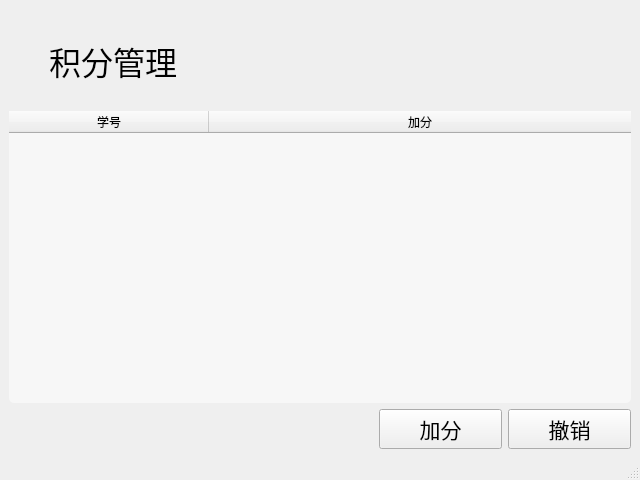
<?xml version="1.0" encoding="UTF-8"?>
<ui version="4.0">
 <class>AddScore</class>
 <widget class="QMainWindow" name="AddScore">
  <property name="geometry">
   <rect>
    <x>0</x>
    <y>0</y>
    <width>640</width>
    <height>480</height>
   </rect>
  </property>
  <property name="windowTitle">
   <string>MainWindow</string>
  </property>
  <property name="styleSheet">
   <string notr="true">QMainWindow
{
	border-image:url(:/window.png);
}</string>
  </property>
  <widget class="QWidget" name="centralwidget">
   <layout class="QVBoxLayout" name="verticalLayout">
    <item>
     <layout class="QHBoxLayout" name="horizontalLayout">
      <item>
       <spacer name="horizontalSpacer">
        <property name="orientation">
         <enum>Qt::Horizontal</enum>
        </property>
        <property name="sizeHint" stdset="0">
         <size>
          <width>40</width>
          <height>20</height>
         </size>
        </property>
       </spacer>
      </item>
      <item>
       <widget class="QPushButton" name="hideButton">
        <property name="sizePolicy">
         <sizepolicy hsizetype="Preferred" vsizetype="Preferred">
          <horstretch>0</horstretch>
          <verstretch>0</verstretch>
         </sizepolicy>
        </property>
        <property name="text">
         <string/>
        </property>
        <property name="icon">
         <iconset resource="res.qrc">
          <normaloff>:/icons/zoom.png</normaloff>:/icons/zoom.png</iconset>
        </property>
        <property name="iconSize">
         <size>
          <width>25</width>
          <height>25</height>
         </size>
        </property>
        <property name="flat">
         <bool>true</bool>
        </property>
       </widget>
      </item>
      <item>
       <spacer name="horizontalSpacer_2">
        <property name="orientation">
         <enum>Qt::Horizontal</enum>
        </property>
        <property name="sizeType">
         <enum>QSizePolicy::Fixed</enum>
        </property>
        <property name="sizeHint" stdset="0">
         <size>
          <width>15</width>
          <height>20</height>
         </size>
        </property>
       </spacer>
      </item>
      <item>
       <widget class="QPushButton" name="closeButton">
        <property name="sizePolicy">
         <sizepolicy hsizetype="Minimum" vsizetype="Minimum">
          <horstretch>0</horstretch>
          <verstretch>0</verstretch>
         </sizepolicy>
        </property>
        <property name="text">
         <string/>
        </property>
        <property name="icon">
         <iconset resource="res.qrc">
          <normaloff>:/icons/close.png</normaloff>:/icons/close.png</iconset>
        </property>
        <property name="iconSize">
         <size>
          <width>25</width>
          <height>25</height>
         </size>
        </property>
        <property name="flat">
         <bool>true</bool>
        </property>
       </widget>
      </item>
      <item>
       <spacer name="horizontalSpacer_3">
        <property name="orientation">
         <enum>Qt::Horizontal</enum>
        </property>
        <property name="sizeType">
         <enum>QSizePolicy::Fixed</enum>
        </property>
        <property name="sizeHint" stdset="0">
         <size>
          <width>10</width>
          <height>20</height>
         </size>
        </property>
       </spacer>
      </item>
     </layout>
    </item>
    <item>
     <layout class="QHBoxLayout" name="horizontalLayout_2" stretch="0,0,3">
      <property name="topMargin">
       <number>0</number>
      </property>
      <item>
       <spacer name="horizontalSpacer_5">
        <property name="orientation">
         <enum>Qt::Horizontal</enum>
        </property>
        <property name="sizeHint" stdset="0">
         <size>
          <width>40</width>
          <height>20</height>
         </size>
        </property>
       </spacer>
      </item>
      <item>
       <widget class="QLabel" name="label">
        <property name="font">
         <font>
          <pointsize>24</pointsize>
         </font>
        </property>
        <property name="text">
         <string>积分管理</string>
        </property>
       </widget>
      </item>
      <item>
       <spacer name="horizontalSpacer_4">
        <property name="orientation">
         <enum>Qt::Horizontal</enum>
        </property>
        <property name="sizeHint" stdset="0">
         <size>
          <width>40</width>
          <height>20</height>
         </size>
        </property>
       </spacer>
      </item>
     </layout>
    </item>
    <item>
     <layout class="QVBoxLayout" name="verticalLayout_2">
      <property name="topMargin">
       <number>20</number>
      </property>
     </layout>
    </item>
    <item>
     <widget class="QTableWidget" name="nameTableWidget">
      <property name="styleSheet">
       <string notr="true">QTableWidget{
	border-radius:5px;
	background-color:rgba(255, 255,255,50%);
}</string>
      </property>
      <property name="editTriggers">
       <set>QAbstractItemView::NoEditTriggers</set>
      </property>
      <property name="dragDropOverwriteMode">
       <bool>false</bool>
      </property>
      <property name="selectionMode">
       <enum>QAbstractItemView::MultiSelection</enum>
      </property>
      <property name="selectionBehavior">
       <enum>QAbstractItemView::SelectRows</enum>
      </property>
      <property name="sortingEnabled">
       <bool>true</bool>
      </property>
      <attribute name="horizontalHeaderCascadingSectionResizes">
       <bool>false</bool>
      </attribute>
      <attribute name="horizontalHeaderDefaultSectionSize">
       <number>200</number>
      </attribute>
      <attribute name="horizontalHeaderStretchLastSection">
       <bool>true</bool>
      </attribute>
      <attribute name="verticalHeaderVisible">
       <bool>false</bool>
      </attribute>
      <column>
       <property name="text">
        <string>学号</string>
       </property>
      </column>
      <column>
       <property name="text">
        <string>加分</string>
       </property>
      </column>
     </widget>
    </item>
    <item>
     <layout class="QHBoxLayout" name="horizontalLayout_3" stretch="3,1,1">
      <property name="topMargin">
       <number>0</number>
      </property>
      <item>
       <spacer name="horizontalSpacer_6">
        <property name="orientation">
         <enum>Qt::Horizontal</enum>
        </property>
        <property name="sizeHint" stdset="0">
         <size>
          <width>40</width>
          <height>20</height>
         </size>
        </property>
       </spacer>
      </item>
      <item>
       <widget class="QPushButton" name="addPushButton">
        <property name="font">
         <font>
          <pointsize>16</pointsize>
         </font>
        </property>
        <property name="text">
         <string>加分</string>
        </property>
       </widget>
      </item>
      <item>
       <widget class="QPushButton" name="rollBackPushButton">
        <property name="font">
         <font>
          <pointsize>16</pointsize>
         </font>
        </property>
        <property name="text">
         <string>撤销</string>
        </property>
       </widget>
      </item>
     </layout>
    </item>
   </layout>
  </widget>
  <widget class="QStatusBar" name="statusbar"/>
 </widget>
 <resources>
  <include location="res.qrc"/>
 </resources>
 <connections>
  <connection>
   <sender>closeButton</sender>
   <signal>clicked()</signal>
   <receiver>AddScore</receiver>
   <slot>close()</slot>
   <hints>
    <hint type="sourcelabel">
     <x>595</x>
     <y>26</y>
    </hint>
    <hint type="destinationlabel">
     <x>319</x>
     <y>239</y>
    </hint>
   </hints>
  </connection>
  <connection>
   <sender>hideButton</sender>
   <signal>clicked()</signal>
   <receiver>AddScore</receiver>
   <slot>showMinimized()</slot>
   <hints>
    <hint type="sourcelabel">
     <x>531</x>
     <y>26</y>
    </hint>
    <hint type="destinationlabel">
     <x>319</x>
     <y>239</y>
    </hint>
   </hints>
  </connection>
 </connections>
</ui>
